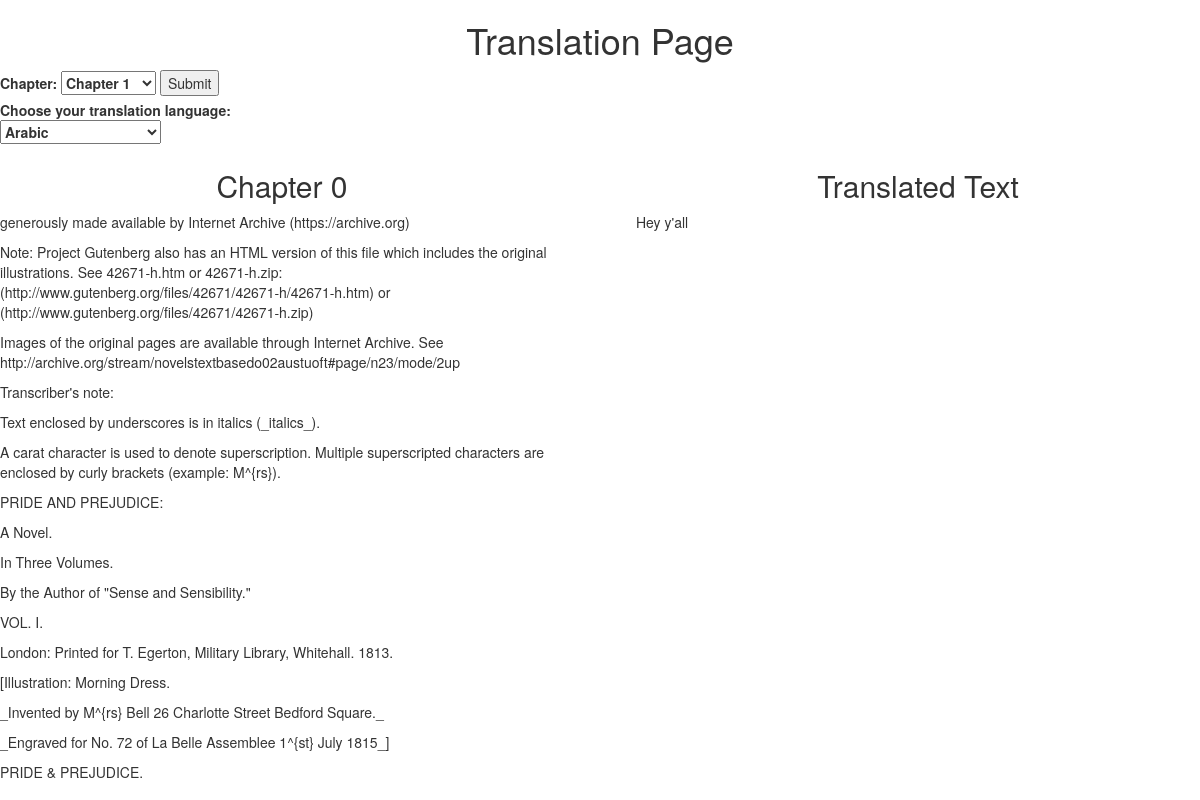
The app's page /translate with its own data.
### model.py (models this page shows, shortened)
class Paragraph(db.Model):
    __tablename__ = "paragraphs"
    paragraph_id = db.Column(db.Integer, primary_key=True, autoincrement=True)
    untranslated_paragraph = db.Column(db.String())
    chapter_id = db.Column(db.Integer, db.ForeignKey("chapters.chapter_id"))
    translations = db.relationship("Translation", backref="paragraph")

class Translation(db.Model):
    __tablename__ = "translations"
    translation_id = db.Column(db.Integer, primary_key=True, autoincrement=True)
    language = db.Column(db.String(15))
    translated_paragraph = db.Column(db.String())
    paragraph_id = db.Column(db.Integer, db.ForeignKey("paragraphs.paragraph_id")) #fk
    user_id = db.Column(db.Integer, db.ForeignKey("users.user_id"))

### server.py (the view)
@app.route("/translate", methods=["GET"])
def display_translation_page():
    number_of_chapters = db.session.query(Chapter).count()
    chapter_chosen = request.args.get("chapter_selection")
    t_paragraphs_in_chapter_list = []
    if chapter_chosen:
        paragraphs_in_chapter_list = db.session.query(Paragraph).filter_by(chapter_id = chapter_chosen).all()
        for paragraph in paragraphs_in_chapter_list:
            translated_paragraph = Translation.query.filter_by(
                user_id=1,
                language="French",
                paragraph_id=paragraph.paragraph_id).first()
            t_paragraphs_in_chapter_list.append(translated_paragraph)
    else:
        paragraphs_in_chapter_list = db.session.query(Paragraph).filter_by(chapter_id = 1)
        t_paragraphs_in_chapter_list = db.session.query(Translation).filter_by(translation_id=1, language="French")
    return render_template("translation_page.html",
        number_of_chapters = number_of_chapters,
        display_chapter = paragraphs_in_chapter_list, chapter_chosen=chapter_chosen,
        display_translations=t_paragraphs_in_chapter_list)

### templates/translation_page.html (shortened to what this page needs)
{% extends 'base.html' %}
{% block body %}
    <h1>Translation Page</h1>
    <div id="user_controls">
        <form action="\translate" method="GET">
            <label>Chapter:
                <select name="chapter_selection">
                    {% for chapter_number in range(1, number_of_chapters+1) %}
                    <option value="{{ chapter_number|string() }}">Chapter {{ chapter_number }}</option>
                    {% endfor %}
                </select>
            </label>
            <input type="submit">
        </form>
        <form id="chosen_translation_language">
            <label>
                Choose your translation language:<br>
                <select name="translation_language_input">
                    <option value="arabic">Arabic</option>
                </select>
            </label>
        </form>
    </div>
    <div id="untranslated">
        {% if chapter_chosen %}
        <h2>Chapter {{ chapter_chosen }}</h2>
        {% else %}
        <h2>Chapter 0</h2>
        {% endif %}
        {% for paragraph in display_chapter %}
        <div class="a_chapter_and_bttn {{ paragraph.paragraph_id }}">
            <p>{{ paragraph.untranslated_paragraph }}</p> <button class="edit_text">Edit</button>
        </div>
        {% endfor %}
    </div>
    <div id="translated">
        <h2>Translated Text</h2>
        {% if display_translations %}
        {% for existing_paragraph in display_translations %}
            {% if existing_paragraph %}
            <p class="finished_translations" id="t{{ existing_paragraph.paragraph_id }}">
                {{ existing_paragraph.translated_paragraph }}
            </p>
            {% endif %}
        {% endfor %}
        {% endif %}
    </div>
{% endblock %}

### templates/base.html (shortened to what this page needs)
<!DOCTYPE html>
<html>
<head>
    <link rel="stylesheet" type="text/css" href="../static/css/style.css">
    <link href="../static/css/bootstrap.css" rel="stylesheet">
</head>
<body>
    {% block body %}
    {% endblock %}
</body>
</html>

### static/css/style.css (style rules this page uses)
h1 { text-align: center }
#translated, #untranslated { width: 48% }
#translated { float: right; padding-left: 1%; }
#untranslated { float: left; padding-right: 1%; }
#translated h2, #untranslated h2 { text-align: center }

### records on screen
Paragraph: untranslated_paragraph "generously made available by Internet Archive (https://archive.org)"
Paragraph: untranslated_paragraph "Note: Project Gutenberg also has an HTML version of this file which includes the original illustrations. See 42671-h.htm or 42671-h.zip: (http://www.gutenberg.org/files/42671/42671-h/42671-h.htm) or (http://www.gutenberg.org/files/42671/42671-h.zip)"
Paragraph: untranslated_paragraph "Images of the original pages are available through Internet Archive. See http://archive.org/stream/novelstextbasedo02austuoft#page/n23/mode/2up"
Paragraph: untranslated_paragraph "Transcriber's note:"
Paragraph: untranslated_paragraph "Text enclosed by underscores is in italics (_italics_)."
Paragraph: untranslated_paragraph "A carat character is used to denote superscription. Multiple superscripted characters are enclosed by curly brackets (example: M^{rs})."
Paragraph: untranslated_paragraph "PRIDE AND PREJUDICE:"
Paragraph: untranslated_paragraph "A Novel."
Paragraph: untranslated_paragraph "In Three Volumes."
Paragraph: untranslated_paragraph "By the Author of \"Sense and Sensibility.\""
Paragraph: untranslated_paragraph "VOL. I."
Paragraph: untranslated_paragraph "London: Printed for T. Egerton, Military Library, Whitehall. 1813."
Paragraph: untranslated_paragraph "[Illustration: Morning Dress."
Paragraph: untranslated_paragraph "_Invented by M^{rs} Bell 26 Charlotte Street Bedford Square._"
Paragraph: untranslated_paragraph "_Engraved for No. 72 of La Belle Assemblee 1^{st} July 1815_]"
Paragraph: untranslated_paragraph "PRIDE & PREJUDICE."
Translation: translated_paragraph "Hey y'all"
